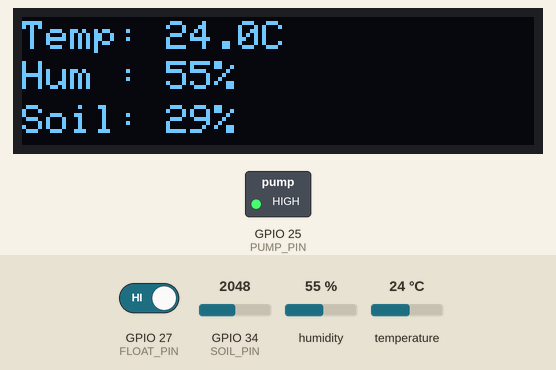
A sketch run on a simulated ESP32. On the bench: 128×32 one-colour display, switched loads named in the sketch (green lamp = pin HIGH). The inputs (shaded band) are chosen by the test bench; at power-on: GPIO 34 (SOIL_PIN) = 2048, GPIO 27 (FLOAT_PIN) HIGH, humidity 55 %, temperature 24 °C. What the sketch prints to the serial monitor is not drawn.

Above: at 1.2 s.
1.3 s: GPIO 34 (SOIL_PIN) set to 2006
At 3.4 s:
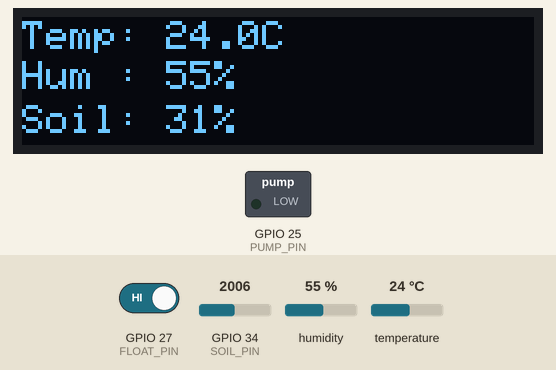
3.7 s: GPIO 27 (FLOAT_PIN) driven LOW
At 7.0 s:
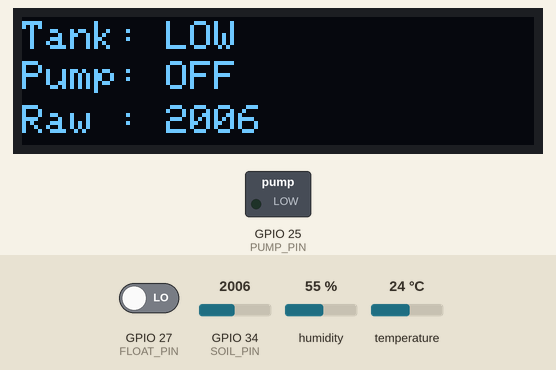
7.9 s: GPIO 34 (SOIL_PIN) set to 2047
At 9.8 s:
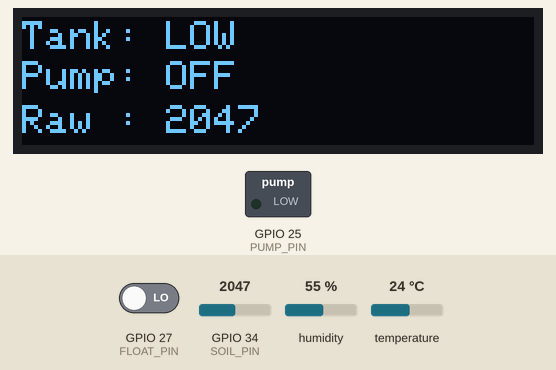
10.1 s: GPIO 27 (FLOAT_PIN) driven HIGH
At 11.5 s:
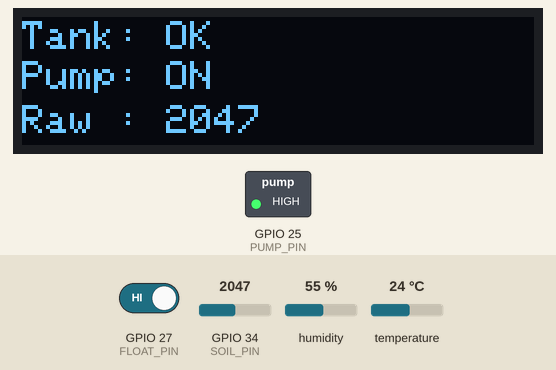
14.3 s: humidity set to 22 %
At 16.1 s:
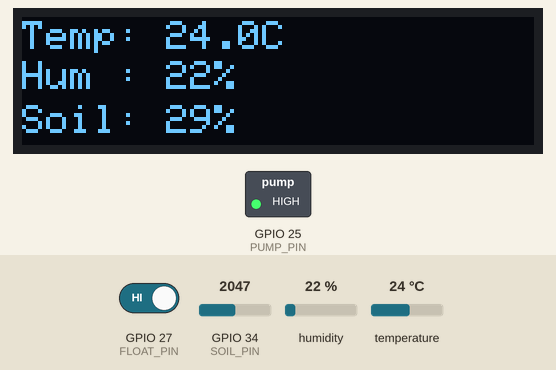
16.5 s: GPIO 34 (SOIL_PIN) set to 1228
At 20.6 s:
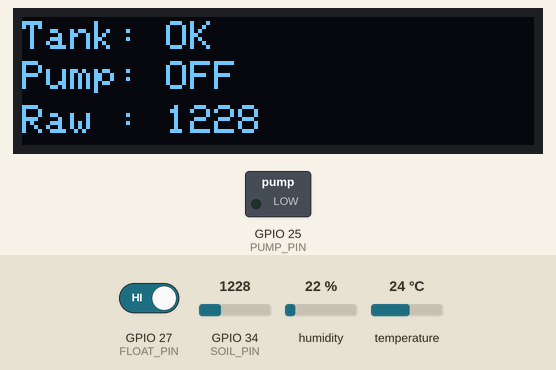
Timing chart, 0 to 21.7 s (numbered marks = the images above; inputs shaded):
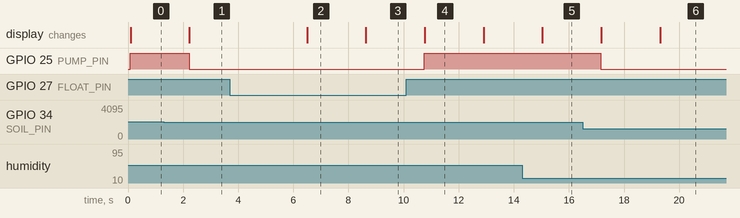

Measured:
- the behaviour switches between 2034 and 2033 on GPIO 34 (SOIL_PIN) (found by bisection; images 0 and 1)
- after the input at 1.3 s, GPIO 25 (PUMP_PIN): HIGH → LOW after 0.92 s; the display: changes after 0.93 s (image 1)
- after the input at 3.7 s, the display: changes after 2.8 s (image 2)
- after the input at 7.9 s, the display: changes after 0.74 s (image 3)
- after the input at 10.1 s, GPIO 25 (PUMP_PIN): LOW → HIGH after 0.66 s; the display: changes after 0.67 s (image 4)
- after the input at 14.3 s, the display: changes after 0.74 s (image 5)
- after the input at 16.5 s, GPIO 25 (PUMP_PIN): HIGH → LOW after 0.66 s; the display: first changes after 0.67 s (image 6 shows a later state)

The sketch:

project.ino
```cpp
#include <Wire.h>
#include <Adafruit_Sensor.h>
#include <Adafruit_BME280.h>
#include <Adafruit_GFX.h>
#include <Adafruit_SSD1306.h>

#define SCREEN_WIDTH 128
#define SCREEN_HEIGHT 32

#define SOIL_PIN 34
#define FLOAT_PIN 27
#define PUMP_PIN 25

const int DRY_VALUE = 2528;
const int WET_VALUE = 880;
const int MOISTURE_THRESHOLD = 30;

Adafruit_BME280 bme;
Adafruit_SSD1306 display(SCREEN_WIDTH, SCREEN_HEIGHT, &Wire, -1);

bool pumpOn = false;
bool page1 = true;

unsigned long lastPageSwitch = 0;
const unsigned long PAGE_INTERVAL = 6000;

void setup()
{

  Serial.begin(115200);

  Wire.begin(21, 22);

  pinMode(FLOAT_PIN, INPUT_PULLUP);
  pinMode(PUMP_PIN, OUTPUT);

  digitalWrite(PUMP_PIN, LOW);

  if (!bme.begin(0x76))
  {
    Serial.println("BME280 not found!");
    while (1);
  }

  if (!display.begin(SSD1306_SWITCHCAPVCC, 0x3C))
  {
    Serial.println("OLED not found!");
    while (1);
  }

  display.clearDisplay();
  display.setTextSize(1);
  display.setTextColor(SSD1306_WHITE);

  Serial.println("System Ready");
}

void loop()
{

  // -------- BME280 --------

  float temperature = bme.readTemperature();
  float humidity = bme.readHumidity();

  // -------- Soil Sensor --------

  long total = 0;

  for (int i = 0; i < 10; i++)
  {
    total += analogRead(SOIL_PIN);
    delay(5);
  }

  int moistureRaw = total / 10;

  int moisturePercent = map(
    moistureRaw,
    DRY_VALUE,
    WET_VALUE,
    0,
    100
  );

  moisturePercent = constrain(
    moisturePercent,
    0,
    100
  );

  // -------- Tank Status --------

  bool tankOK = digitalRead(FLOAT_PIN);

  // -------- Pump Logic --------

  if (moisturePercent < MOISTURE_THRESHOLD && tankOK)
  {
    digitalWrite(PUMP_PIN, HIGH);
    pumpOn = true;
  }
  else {
    digitalWrite(PUMP_PIN, LOW);
    pumpOn = false;
  }

  // -------- Serial Monitor --------

  Serial.print("Temp: ");
  Serial.print(temperature);
  Serial.print(" C  ");

  Serial.print("Humidity: ");
  Serial.print(humidity);
  Serial.print("%  ");

  Serial.print("Soil: ");
  Serial.print(moisturePercent);
  Serial.print("%  ");

  Serial.print("Raw: ");
  Serial.print(moistureRaw);
  Serial.print("  ");

  Serial.print("Tank: ");
  Serial.print(tankOK ? "OK" : "LOW");

  Serial.print("  Pump: ");
  Serial.println(pumpOn ? "ON" : "OFF");

  // -------- OLED Page Switching --------

  if (millis() - lastPageSwitch > PAGE_INTERVAL)
  {
    page1 = !page1;
    lastPageSwitch = millis();
  }

  display.clearDisplay();

  if (page1)
  {

    display.setCursor(0, 1);
    display.print("Temp: ");
    display.print(temperature, 1);
    display.print("C");

    display.setCursor(0, 11);
    display.print("Hum : ");
    display.print(humidity, 0);
    display.print("%");

    display.setCursor(0, 22);
    display.print("Soil: ");
    display.print(moisturePercent);
    display.print("%");
  }
  else
  {

    display.setCursor(0, 1);
    display.print("Tank: ");
    display.print(tankOK ? "OK" : "LOW");

    display.setCursor(0, 11);
    display.print("Pump: ");
    display.print(pumpOn ? "ON" : "OFF");

    display.setCursor(0, 22);
    display.print("Raw : ");
    display.print(moistureRaw);
  }

  display.display();

  delay(1000);
}
```
